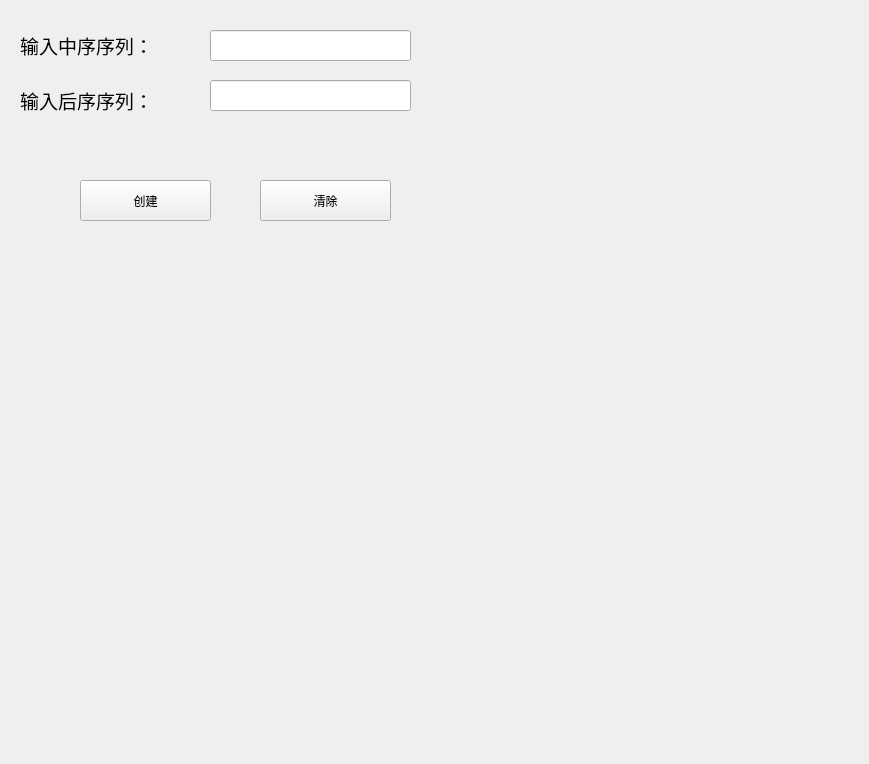
<?xml version="1.0" encoding="UTF-8"?>
<ui version="4.0">
 <class>BinaryTreeUI</class>
 <widget class="QWidget" name="BinaryTreeUI">
  <property name="geometry">
   <rect>
    <x>0</x>
    <y>0</y>
    <width>869</width>
    <height>764</height>
   </rect>
  </property>
  <property name="windowTitle">
   <string>Form</string>
  </property>
  <widget class="QLabel" name="label_3">
   <property name="geometry">
    <rect>
     <x>20</x>
     <y>20</y>
     <width>181</width>
     <height>51</height>
    </rect>
   </property>
   <property name="minimumSize">
    <size>
     <width>121</width>
     <height>41</height>
    </size>
   </property>
   <property name="text">
    <string>&lt;html&gt;&lt;head/&gt;&lt;body&gt;&lt;p&gt;&lt;span style=&quot; font-size:14pt;&quot;&gt;输入中序序列：&lt;/span&gt;&lt;/p&gt;&lt;/body&gt;&lt;/html&gt;</string>
   </property>
  </widget>
  <widget class="QLineEdit" name="postordeerEdit">
   <property name="geometry">
    <rect>
     <x>210</x>
     <y>80</y>
     <width>201</width>
     <height>31</height>
    </rect>
   </property>
  </widget>
  <widget class="QLabel" name="label_4">
   <property name="geometry">
    <rect>
     <x>20</x>
     <y>80</y>
     <width>191</width>
     <height>41</height>
    </rect>
   </property>
   <property name="text">
    <string>&lt;html&gt;&lt;head/&gt;&lt;body&gt;&lt;p&gt;&lt;span style=&quot; font-size:14pt;&quot;&gt;输入后序序列：&lt;/span&gt;&lt;/p&gt;&lt;/body&gt;&lt;/html&gt;</string>
   </property>
  </widget>
  <widget class="QLineEdit" name="inorderEdit">
   <property name="geometry">
    <rect>
     <x>210</x>
     <y>30</y>
     <width>201</width>
     <height>31</height>
    </rect>
   </property>
   <property name="text">
    <string/>
   </property>
  </widget>
  <widget class="QPushButton" name="createTreeButton">
   <property name="geometry">
    <rect>
     <x>80</x>
     <y>180</y>
     <width>131</width>
     <height>41</height>
    </rect>
   </property>
   <property name="maximumSize">
    <size>
     <width>321</width>
     <height>16777215</height>
    </size>
   </property>
   <property name="text">
    <string>创建</string>
   </property>
  </widget>
  <widget class="QPushButton" name="clearTreeButton">
   <property name="geometry">
    <rect>
     <x>260</x>
     <y>180</y>
     <width>131</width>
     <height>41</height>
    </rect>
   </property>
   <property name="text">
    <string>清除</string>
   </property>
  </widget>
 </widget>
 <resources/>
 <connections>
  <connection>
   <sender>createTreeButton</sender>
   <signal>clicked()</signal>
   <receiver>BinaryTreeUI</receiver>
   <slot>on__createTree_btn_clicked()</slot>
   <hints>
    <hint type="sourcelabel">
     <x>180</x>
     <y>206</y>
    </hint>
    <hint type="destinationlabel">
     <x>316</x>
     <y>206</y>
    </hint>
   </hints>
  </connection>
  <connection>
   <sender>clearTreeButton</sender>
   <signal>clicked()</signal>
   <receiver>BinaryTreeUI</receiver>
   <slot>on_clearTree_btn_clicked()</slot>
   <hints>
    <hint type="sourcelabel">
     <x>363</x>
     <y>206</y>
    </hint>
    <hint type="destinationlabel">
     <x>442</x>
     <y>199</y>
    </hint>
   </hints>
  </connection>
 </connections>
 <slots>
  <slot>on_binarytree_create_btn_clicked()</slot>
  <slot>on_binarytree_delete_btn_clicked()</slot>
  <slot>on_binarytree_node_delete_btn_clicked()</slot>
  <slot>on_binarytree_SimulationTree_creat_btn_clicked()</slot>
  <slot>on_bigroottree_create_btn_clicked()</slot>
  <slot>on_bigroottree_insert_btn_clicked()</slot>
  <slot>on_bigroottree_remove_btn_clicked()</slot>
  <slot>on_Btree_create_btn_clicked()</slot>
  <slot>on_Btree_insert_btn_clicked()</slot>
  <slot>on_Btree_remove_btn_clicked()</slot>
  <slot>on_Btree_destroy_btn_clicked()</slot>
  <slot>on_binarytree_node_search_btn_clicked()</slot>
  <slot>on_Btree_search_btn_clicked()</slot>
  <slot>on_recoverTree_btn_clicked()</slot>
  <slot>on__createTree_btn_clicked()</slot>
  <slot>on_clearTree_btn_clicked()</slot>
 </slots>
</ui>
